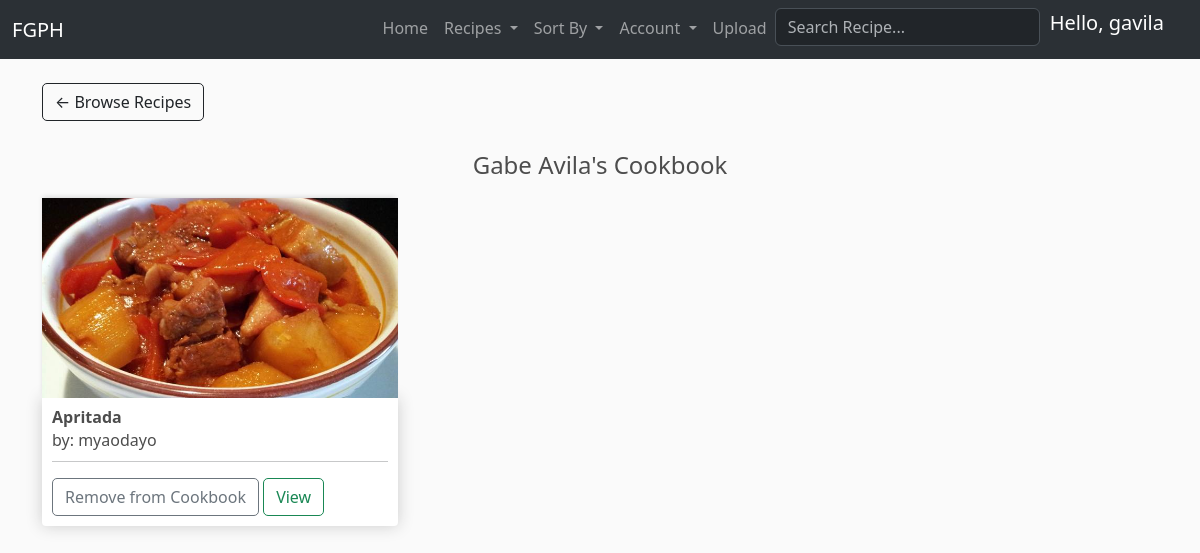
/cookbook/ (signed in), run on the app's committed database.
### FGPH/models.py (models this page shows, shortened)
class RegisteredUser(models.Model):
	user = models.OneToOneField(User, null=True, blank=True, on_delete=models.CASCADE)
	name = models.CharField(max_length=200, null=True)
	email = models.CharField(max_length=200)
	title = models.CharField(default="", max_length=200, blank=True)
	profile_pic = models.ImageField(default="pfp.png", null=True, blank=True)
	date_created = models.DateTimeField(auto_now_add=True, null=True)
	def __str__(self):
	    return str(self.name)

class CookbookRecipe(models.Model):
	cookbook = models.ForeignKey(Cookbook, null=True, on_delete=models.CASCADE, related_name='recipes')
	recipe = models.ForeignKey(Recipe, null=True, on_delete=models.CASCADE)

class Recipe(models.Model):
	author = models.ForeignKey(RegisteredUser, null=True, on_delete=models.CASCADE, related_name='recipes')
	name = models.CharField(max_length=64)
	category = models.ForeignKey(Category, null=True, blank=True, on_delete=models.SET_NULL, related_name='recipes')
	tags = models.ManyToManyField(Tag)
	thumbnail = models.ImageField(default='placeholder.png')
	region = models.ForeignKey(Region, null=True, blank=True, on_delete=models.SET_NULL, related_name='recipes')
	description = models.CharField(max_length=700, null=True, blank=True)
	steps = models.JSONField(null=True)
	ingredients = models.JSONField(null=True)
	preparation_time = models.CharField(max_length=64, null=True, blank=True)
	serving_size = models.IntegerField(
		null=True,
		blank=True,
        validators=[
            MaxValueValidator(500),
            MinValueValidator(1)
        ]
    )
	date_created = models.DateTimeField(auto_now_add=True, null=True)
	date_modified = models.DateTimeField(auto_now=True, null=True)
	@property
	def recipeSteps(self):
		return json.loads(self.steps)

### FGPH/views.py (the view)
# urls.py: path("cookbook/", views.cookbook, name='cookbook'),
@login_required(login_url='FGPH:login')
def cookbook(request):
    categories = Category.objects.all()
    if request.user.is_authenticated:
        cookbookAuthor = request.user.registereduser
        cookbook, created = Cookbook.objects.get_or_create(cookbookAuthor=cookbookAuthor)
        cookbookRecipes = cookbook.recipes.all()
    else:
        cookbookRecipes = []
    context = {'cookbookRecipes': cookbookRecipes, 'categories': categories}
    return render(request, 'FGPH/cookbook.html', context)

### FGPH/templatetags/get_group.py (called while the page is built)
@register.filter(name='has_group')
def has_group(user, group_name):
    return user.groups.filter(name=group_name).exists()

### FGPH/templates/FGPH/cookbook.html (shortened to what this page needs)
{% extends 'FGPH/template.html' %}
{% load static %}
{% block content %}
<a style="margin-bottom: 30px;" class="btn btn-outline-dark" href="{% url 'FGPH:home' %}">&#x2190; Browse Recipes</a>
<h4 style="text-align: center;">{{ request.user.registereduser.name }}'s Cookbook</h4>
<div class="row">
    {% for cookbookRecipe in cookbookRecipes %}
		<div class="col-lg-4">
			<img class="thumbnail" src="{{ cookbookRecipe.recipe.thumbnail.url }}">
			<div class="box-element product">
				<h6><strong>{{ cookbookRecipe.recipe.name }}</strong></h6>
				<h6 style="line-height: 10px;">by: {{ cookbookRecipe.recipe.author }}</h6>
				<hr>
				<button data-recipe="{{ cookbookRecipe.recipe.id }}" data-action="remove" class="btn btn-outline-secondary remove-recipe">Remove from Cookbook</button>
				<a href="{% url 'FGPH:recipe' cookbookRecipe.recipe.id %}" class="btn btn-outline-success">View</a>
			</div>
		</div>
	{% endfor %}
</div>
{% endblock content %}

### FGPH/templates/FGPH/sections/navbar.html (shortened to what this page needs)
{% load get_group %}
<nav class="navbar navbar-expand-lg bg-body-tertiary" data-bs-theme="dark">
  <div class="container-fluid">
    <a class="navbar-brand" href="{% url 'FGPH:home' %}">FGPH</a>
    <div class="collapse navbar-collapse" id="navbarSupportedContent">
      <ul class="navbar-nav ms-auto me-2 mb-2 mb-lg-0">
        <li class="nav-item">
          <a class="nav-link" aria-current="page" href="{% url 'FGPH:home' %}">Home</a>
        </li>
        <li class="nav-item dropdown">
          <a class="nav-link dropdown-toggle" href="#" role="button" data-bs-toggle="dropdown" aria-expanded="false">
            Recipes
          </a>
        </li>
        <li class="nav-item dropdown">
          <a class="nav-link dropdown-toggle" href="#" role="button" data-bs-toggle="dropdown" aria-expanded="false">
            Sort By
          </a>
        </li>
        {% if request.user|has_group:"contributor" or request.user|has_group:"user" %}
        <li class="nav-item dropdown">
          <a class="nav-link dropdown-toggle" href="#" role="button" data-bs-toggle="dropdown" aria-expanded="false">
            Account
          </a>
        </li>
        {% endif %}
        {% if request.user|has_group:"contributor" %}
        <li class="nav-item">
          <a class="nav-link" aria-current="page" href="{% url 'FGPH:uploadRecipe' %}">Upload</a>
        </li>
        {% endif %}
        <li style="margin-right: 10px; margin-bottom: 5px;">
          <form action="{% url 'FGPH:home' %}" method="get">
            <input class="form-control me-2" name="q" type="text" placeholder="Search Recipe..." aria-label="Search">
          </form>
        </li>
        <li>
          <div style="text-align: center;">
            {% if request.user.is_authenticated %}
            <a class="navbar-brand">Hello, {{ request.user.username }}</a>
            {% else %}
            <a href="{% url 'FGPH:login' %}" class="btn btn-outline-warning">Login</a>
            {% endif %}
          </div>
        </li>
      </ul>
    </div>
  </div>
</nav>

### static/css/main.css (style rules this page uses)
body { background-color: hsl(0, 0%, 98%); }
h1,h2,h3,h4,h5,h6 { color:hsl(0, 0%, 30%); }
.box-element { box-shadow:hsl(0, 0%, 80%) 0 0 16px; background-color: #fff; border-radius: 4px; padding: 10px; }
.thumbnail { width: 100%; height: 200px; object-fit: cover; -webkit-box-shadow: -1px -3px 5px -2px rgba(214,214,214,1); -moz-box-shadow: -1px -3px 5px -2px rgba(214,214,214,1); box-shadow: -1px -3px 5px -2px rgba(214,214,214,1); }
.product { border-radius: 0 0 4px 4px; }
.col-lg-4, .col-lg-6, .col-lg-8, .col-lg-12 { margin-top: 10px; }
.btn { border-radius: 5px; }

### data on the page
CookbookRecipe: recipe.thumbnail (picture), recipe.name "Apritada", recipe.author "myaodayo"

### other printed values
{{ request.user.username }} "gavila"
{{ request.user.registereduser.name }} "Gabe Avila"
